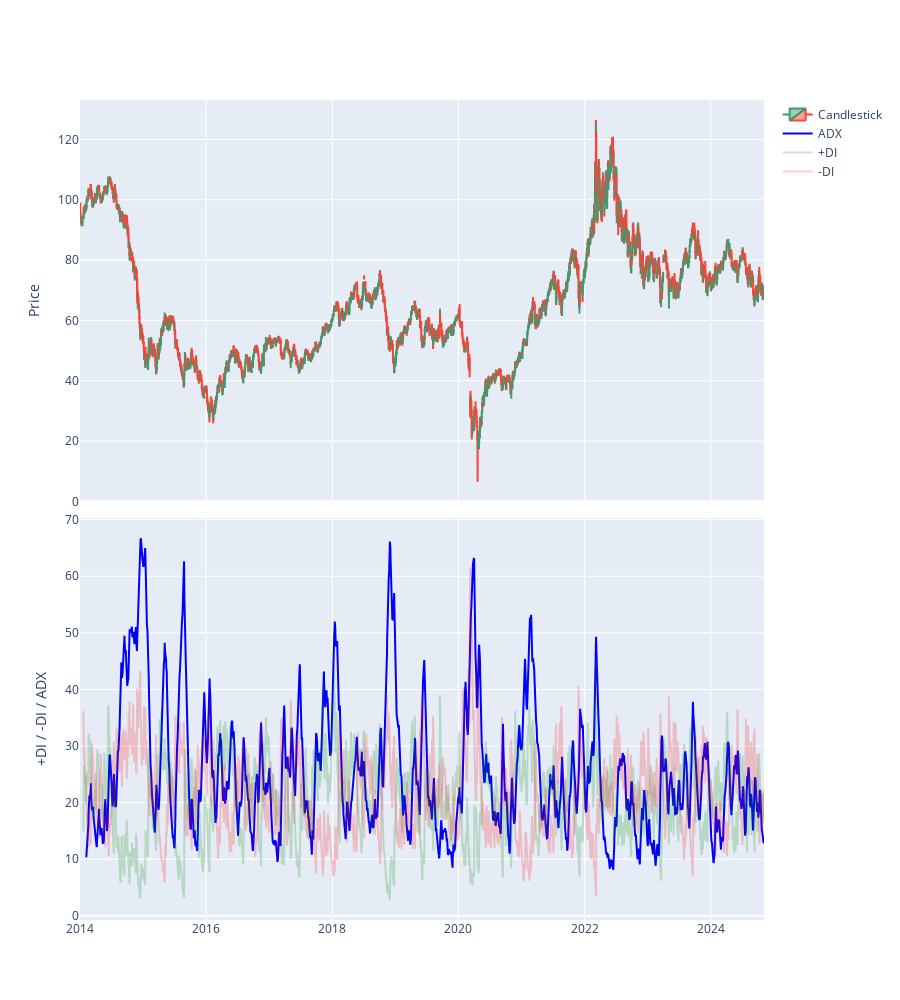

Source (notebook cell):
### Code cell
# Create subplot with 2 rows and shared x-axis
fig = make_subplots(rows=2, cols=1, shared_xaxes=True, vertical_spacing=0.02)

# Add candlestick chart
fig.add_trace(go.Candlestick(
        x=df['Date'],
        open=df['Open'],
        high=df['High'],
        low=df['Low'],
        close=df['Price'],
        name='Candlestick'
    )
        ,row=1, col=1)


# ADX, +DI, and -DI line charts
fig.add_trace(go.Scatter(x=df['Date'], y=df['ADX'], mode='lines', name='ADX', line=dict(color='blue')),
              row=2, col=1)
fig.add_trace(go.Scatter(x=df['Date'], y=df['+DI'], mode='lines', name='+DI', line=dict(color='green'), opacity=0.2),
              row=2, col=1)
fig.add_trace(go.Scatter(x=df['Date'], y=df['-DI'], mode='lines', name='-DI', line=dict(color='red'), opacity=0.2),
              row=2, col=1)

# Update layout
fig.update_layout(yaxis1_title='Price ', yaxis2_title='+DI / -DI / ADX',
                  showlegend=True, height=1000, xaxis_rangeslider_visible=False)

# Remove x-axis tick labels for the first chart
fig.update_xaxes(showticklabels=False, row=1, col=1)

fig.show()

### Figure 1 — Plotly figure (JSON) as saved in the notebook; plotly's stock layout.template omitted (floating-point values rounded to 4 significant figures; data arrays with more than 128 entries replaced by an {"elided": "..."} marker saying what was removed)
{"data": [{"close": {"elided": "2857 float values"}, "high": {"elided": "2857 float values"}, "low": {"elided": "2857 float values"}, "name": "Candlestick", "open": {"elided": "2857 float values"}, "type": "candlestick", "x": {"elided": "2857 str values"}, "xaxis": "x", "yaxis": "y"}, {"line": {"color": "blue"}, "mode": "lines", "name": "ADX", "type": "scatter", "x": {"elided": "2857 str values"}, "xaxis": "x2", "y": {"elided": "2857 float values"}, "yaxis": "y2"}, {"line": {"color": "green"}, "mode": "lines", "name": "+DI", "opacity": 0.2, "type": "scatter", "x": {"elided": "2857 str values"}, "xaxis": "x2", "y": {"elided": "2857 float values"}, "yaxis": "y2"}, {"line": {"color": "red"}, "mode": "lines", "name": "-DI", "opacity": 0.2, "type": "scatter", "x": {"elided": "2857 str values"}, "xaxis": "x2", "y": {"elided": "2857 float values"}, "yaxis": "y2"}], "layout": {"height": 1000, "showlegend": true, "xaxis": {"anchor": "y", "domain": [0, 1], "matches": "x2", "rangeslider": {"visible": false}, "showticklabels": false}, "xaxis2": {"anchor": "y2", "domain": [0, 1]}, "yaxis": {"anchor": "x", "domain": [0.51, 1], "title": {"text": "Price "}}, "yaxis2": {"anchor": "x2", "domain": [0, 0.49], "title": {"text": "+DI / -DI / ADX"}}}}
